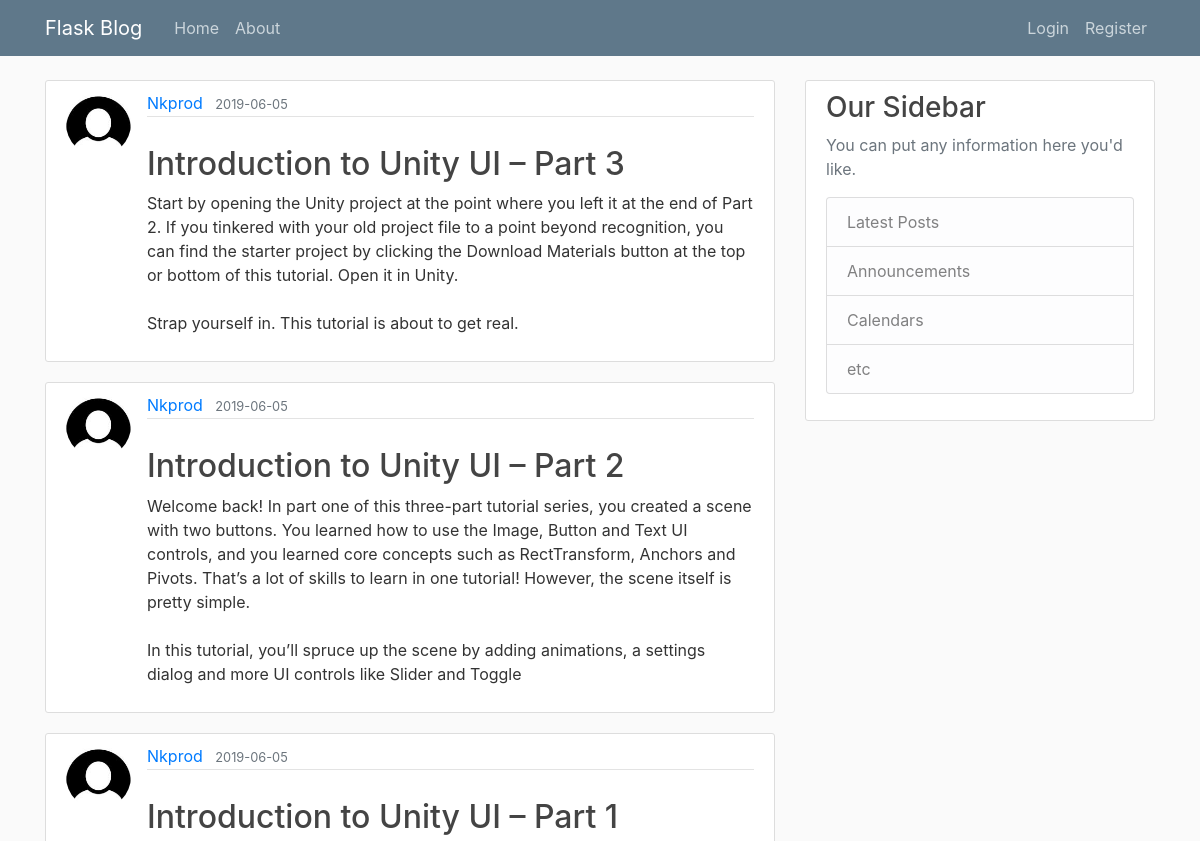
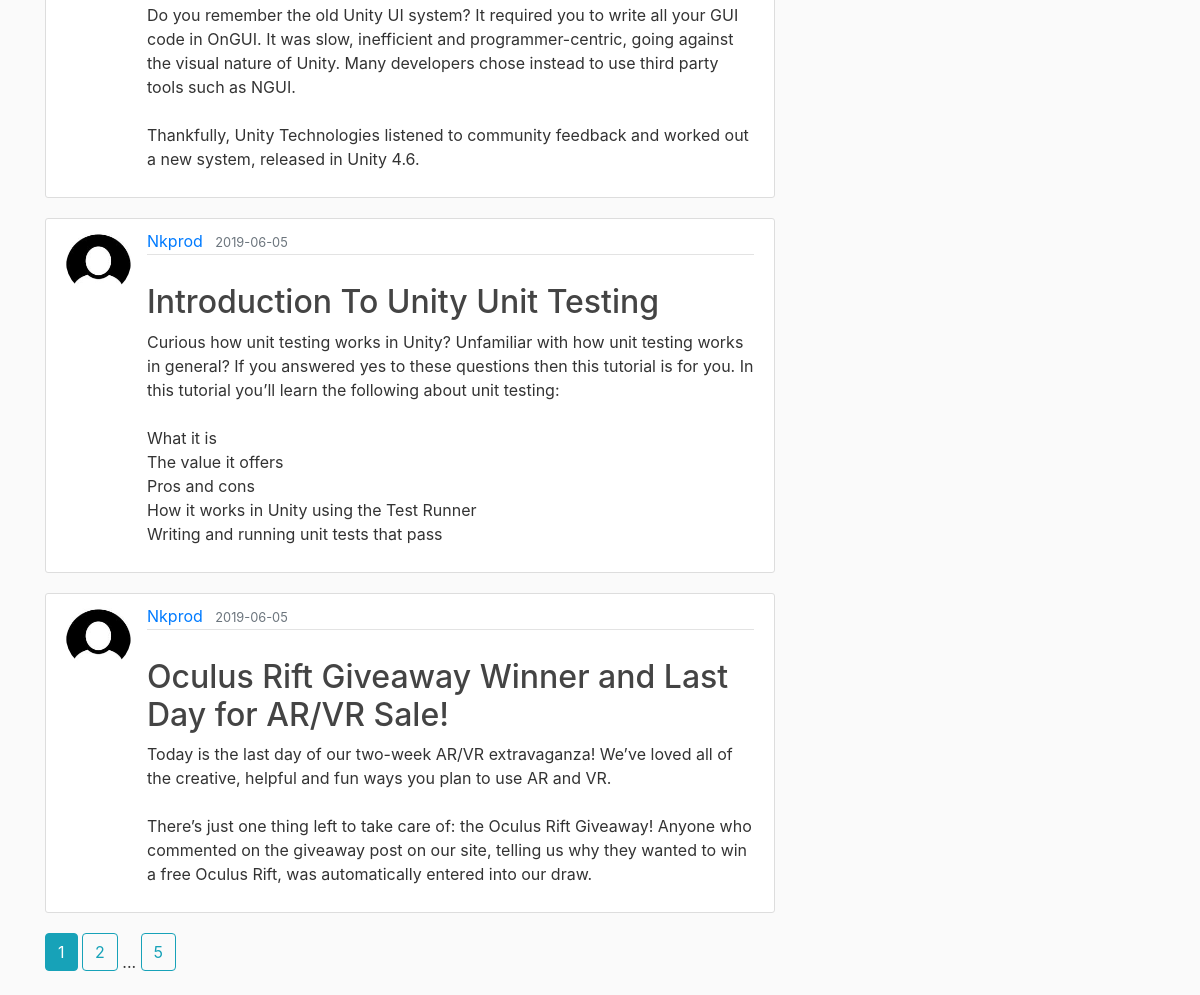
The page /home on the database its author committed (2 pictures, top to bottom).
### application/models.py (models this page shows, shortened)
class Post(db.Model):
    id = db.Column(db.Integer, primary_key=True)
    title = db.Column(db.String(100), nullable=False)
    date_posted = db.Column(db.DateTime, default=datetime.utcnow)
    content = db.Column(db.Text, nullable=False)
    user_id = db.Column(db.Integer, db.ForeignKey('user.id'), nullable=False)

class User(db.Model, UserMixin):
    id = db.Column(db.Integer, primary_key=True)
    username = db.Column(db.String(20), unique=True, nullable=False)
    email = db.Column(db.String(120), unique=True, nullable=False)
    image_file = db.Column(db.String(20), nullable=False, default='default.jpg')
    password = db.Column(db.String(60), nullable=False)
    posts = db.relationship('Post', backref='author', lazy=True)

### application/routes.py (the view)
@app.route("/")
@app.route("/home")
def home():
    page = request.args.get('page', 1, type=int)
    posts = Post.query.order_by(Post.date_posted.desc()).paginate(page=page, per_page=5)
    return render_template("home.html", posts=posts)

### application/templates/home.html
{% extends "layout.html" %}
{% block body %}
	{% for post in posts.items %}
		<article class="media content-section">
				<img class="rounded-circle article-img" src="{{ url_for('static', filename='pictures/' + post.author.image_file) }}">
			<div class="media-body">
				<div class="article-metadata">
					<a class="mr-2" href="{{ url_for('user_posts', username=post.author.username) }}">{{ post.author.username }}</a>
					<small class="text-muted">{{ post.date_posted.strftime('%Y-%m-%d') }}</small>
					</div>
					<br />
					<h2><a class="article-title" href="{{ url_for('post', post_id=post.id) }}">{{ post.title }}</a></h2>
					<p class="article-content">{{ post.content }}</p>
			</div>
		</article>
	{% endfor %}
	{% for page_num in posts.iter_pages(left_edge=1, right_edge=1, left_current=1, right_current=2) %}
		{% if page_num %}
			{% if posts.page == page_num %}
				<a class="btn btn-info mb-4" href="{{ url_for('home', page=page_num) }}">{{ page_num }}</a>
			{% else %}
				<a class="btn btn-outline-info mb-4" href="{{ url_for('home', page=page_num) }}">{{ page_num }}</a>
			{% endif %}
		{% else %}
			...
		{% endif %}
	{% endfor %}
{% endblock %}

### application/templates/layout.html (shortened to what this page needs)
<!DOCTYPE html>
<html>
	<head>
	<link rel="stylesheet" href="https://stackpath.bootstrapcdn.com/bootstrap/4.3.1/css/bootstrap.min.css">
	<link rel="stylesheet" type="text/css" href="{{ url_for('static', filename = 'main.css') }}">
	</head>
	<body>
		    <header class="site-header">
					<nav class="navbar navbar-expand-md navbar-dark bg-steel fixed-top">
					  <div class="container">
						<a class="navbar-brand mr-4" href="/">Flask Blog</a>
						<div class="collapse navbar-collapse" id="navbarToggle">
						  <div class="navbar-nav mr-auto">
							<a class="nav-item nav-link" href="{{ url_for('home') }}">Home</a>
							<a class="nav-item nav-link" href="{{ url_for('about') }}">About</a>
						  </div>
							<div class="navbar-nav">
							{% if current_user.is_authenticated %}
								<a class="nav-item nav-link" href="{{ url_for('new_post') }}">New Post</a>
								<a class="nav-item nav-link" href="{{ url_for('account') }}">Account</a>
								<a class="nav-item nav-link" href="{{ url_for('logout') }}">Logout</a>
							{% else %}
								<a class="nav-item nav-link" href="{{ url_for('login') }}">Login</a>
								<a class="nav-item nav-link" href="{{ url_for('register') }}">Register</a>
							{% endif %}
						</div>
						</div>
					  </div>
					</nav>
					</header>
					<main role="main" class="container">
						<div class="row">
							<div class="col-md-8">
									{% block body %}
									{% endblock %}
							</div>
							<div class="col-md-4">
								<div class="content-section">
									<h3>Our Sidebar</h3>
									<p class='text-muted'>You can put any information here you'd like.
										<ul class="list-group">
											<li class="list-group-item list-group-item-light">Latest Posts</li>
											<li class="list-group-item list-group-item-light">Announcements</li>
											<li class="list-group-item list-group-item-light">Calendars</li>
											<li class="list-group-item list-group-item-light">etc</li>
										</ul>
									</p>
								</div>
							</div>
						</div>
					</main>
	</body>
</html>

### application/static/main.css (style rules this page uses)
body { background: #fafafa; color: #333333; margin-top: 5rem; }
h1, h2, h3, h4, h5, h6 { color: #444444; }
.bg-steel { background-color: #5f788a; }
.site-header .navbar-nav .nav-link { color: #cbd5db; }
.content-section { background: #ffffff; padding: 10px 20px; border: 1px solid #dddddd; border-radius: 3px; margin-bottom: 20px; }
.article-title { color: #444444; }
.article-content { white-space: pre-line; }
.article-img { height: 65px; width: 65px; margin-right: 16px; }
.article-metadata { padding-bottom: 1px; margin-bottom: 4px; border-bottom: 1px solid #e3e3e3 }

### rows shown on the page
Post: image_file (picture), author.username "Nkprod", date_posted "2019-06-05", title "Introduction to Unity UI – Part 3", content "Start by opening the Unity project at the point where you left it at the end of Part 2. If you tinkered with your old project file to a point beyond recognition, you can find the starter project by clicking the Download Materials button at the top or bottom of this tutorial. Open it in Unity. Strap yourself in. This tutorial is about to get real."
Post: image_file (picture), author.username "Nkprod", date_posted "2019-06-05", title "Introduction to Unity UI – Part 2", content "Welcome back! In part one of this three-part tutorial series, you created a scene with two buttons. You learned how to use the Image, Button and Text UI controls, and you learned core concepts such as RectTransform, Anchors and Pivots. That’s a lot of skills to learn in one tutorial! However, the scene itself is pretty simple. In this tutorial, you’ll spruce up the scene by adding animations, a settings dialog and more UI controls like Slider and Toggle"
Post: image_file (picture), author.username "Nkprod", date_posted "2019-06-05", title "Introduction to Unity UI – Part 1", content "Do you remember the old Unity UI system? It required you to write all your GUI code in OnGUI. It was slow, inefficient and programmer-centric, going against the visual nature of Unity. Many developers chose instead to use third party tools such as NGUI. Thankfully, Unity Technologies listened to community feedback and worked out a new system, released in Unity 4.6."
Post: image_file (picture), author.username "Nkprod", date_posted "2019-06-05", title "Introduction To Unity Unit Testing", content "Curious how unit testing works in Unity? Unfamiliar with how unit testing works in general? If you answered yes to these questions then this tutorial is for you. In this tutorial you’ll learn the following about unit testing: What it is The value it offers Pros and cons How it works in Unity using the Test Runner Writing and running unit tests that pass"
Post: image_file (picture), author.username "Nkprod", date_posted "2019-06-05", title "Oculus Rift Giveaway Winner and Last Day for AR/VR Sale!", content "Today is the last day of our two-week AR/VR extravaganza! We’ve loved all of the creative, helpful and fun ways you plan to use AR and VR. There’s just one thing left to take care of: the Oculus Rift Giveaway! Anyone who commented on the giveaway post on our site, telling us why they wanted to win a free Oculus Rift, was automatically entered into our draw."

### other values the page prints
{{ page_num }} "1"
{{ page_num }} "2" "5"
